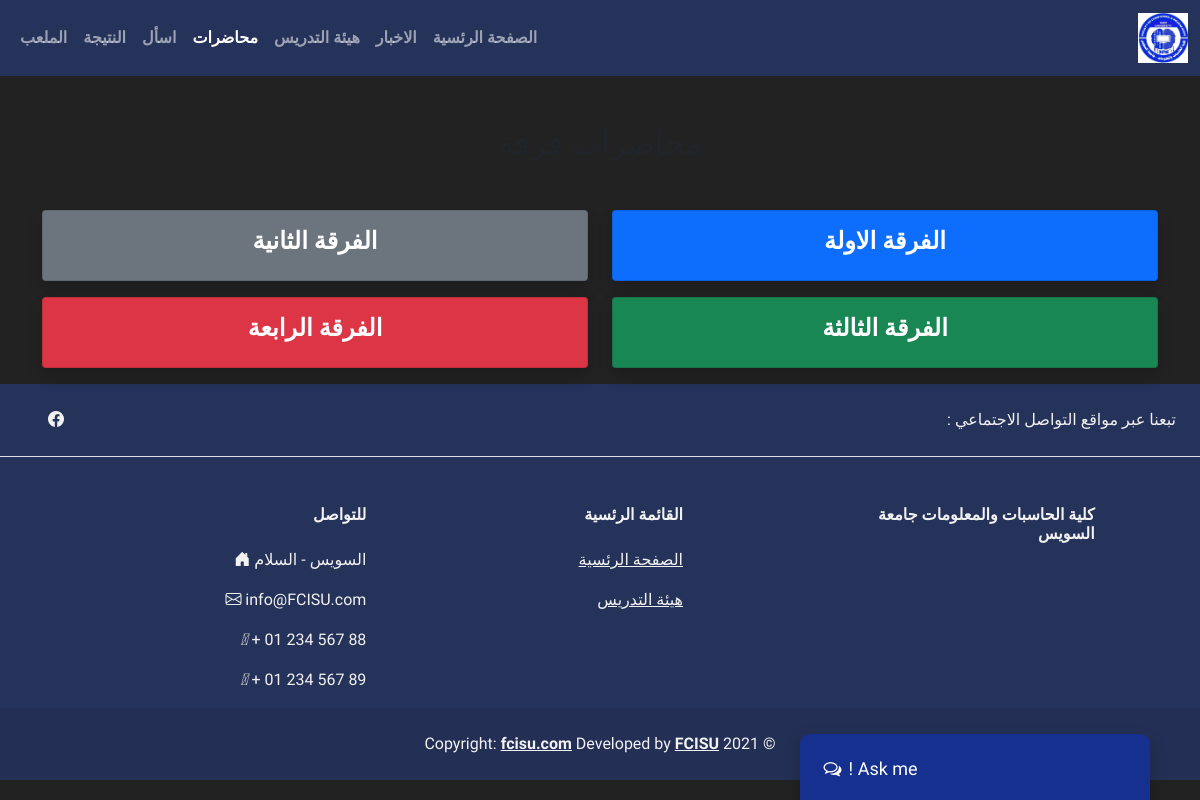
Page /years on the committed database.
### edu/models.py (models this page shows, shortened)
class Year(models.Model):
    title=models.CharField(max_length=50)
    slug = models.SlugField(max_length=255, blank=True, null=True)
    updated = models.DateTimeField(auto_now=True)
    created = models.DateTimeField(auto_now_add=True)

### edu/views.py (the view)
# urls.py: path("years", views.years, name="years"),
def years(request):
    year=Year.objects.all()
    context={
        "title":"الفرقة",
        "years":year,
    }
    return render(request, "edu/years.html", context)

### edu/templates/edu/years.html
{% extends "base.html" %}
{% block content %}
<div class="container mt-5">
    <h2 class="text-center mb-5">محاضرات فرقة</h2>
    <div class="row">
        {% for year in years %}
        <tr class="{% cycle 'text-white bg-primary' 'text-white bg-secondary' 'text-white bg-success' 'text-white bg-danger' as rowcolors %}"></tr>
        <div class="col-md-6">
            <a href="{% url 'lectures' year.slug %}" class="text-decoration-none">
                <div class="card shadow mb-3 {{rowcolors}} text-left">
                    <div class="card-body text-center ">
                        <h4 class="card-title fw-bold">{{year.title}}</h4>
                    </div>
                </div>
            </a>
        </div>
        {% endfor %}
    </div>
</div>
{% endblock content %}

### static/main/css/main.css (style rules this page uses)
* { font-family: 'Tajawal', sans-serif; }
body { background-color: #F2F2F2; }

### static/main/css/home.css (style rules this page uses)
html { scroll-behavior: smooth; font-family: Helvetica, sans-serif, Arial; }
body { margin: 0 auto; background-color: #222; }

### templates/static/css/home.css (style rules this page uses)
html { scroll-behavior: smooth; font-family: Helvetica, sans-serif, Arial; }
body { margin: 0 auto; background-color: #222; }

### rows in the picture
Year: title "الفرقة الاولة"
Year: title "الفرقة الثانية"
Year: title "الفرقة الثالثة"
Year: title "الفرقة الرابعة"
